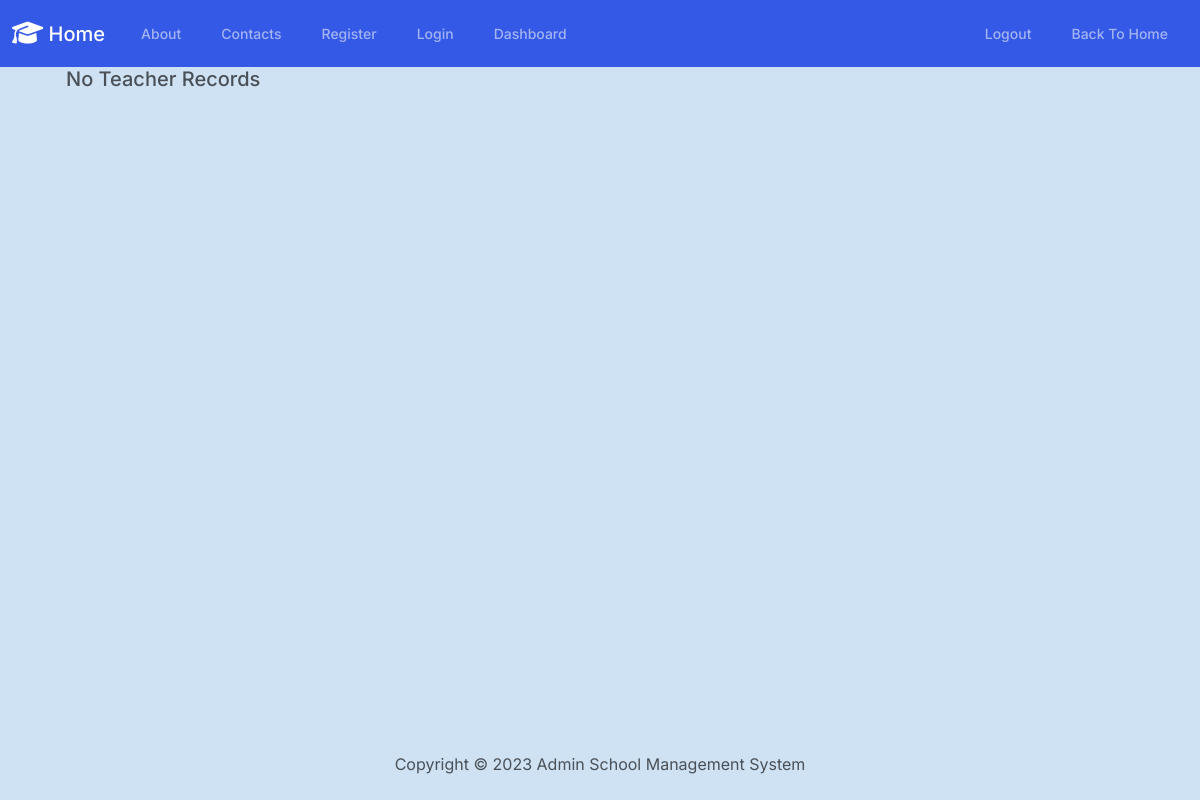
The app's page /teachers/teachers, older data.
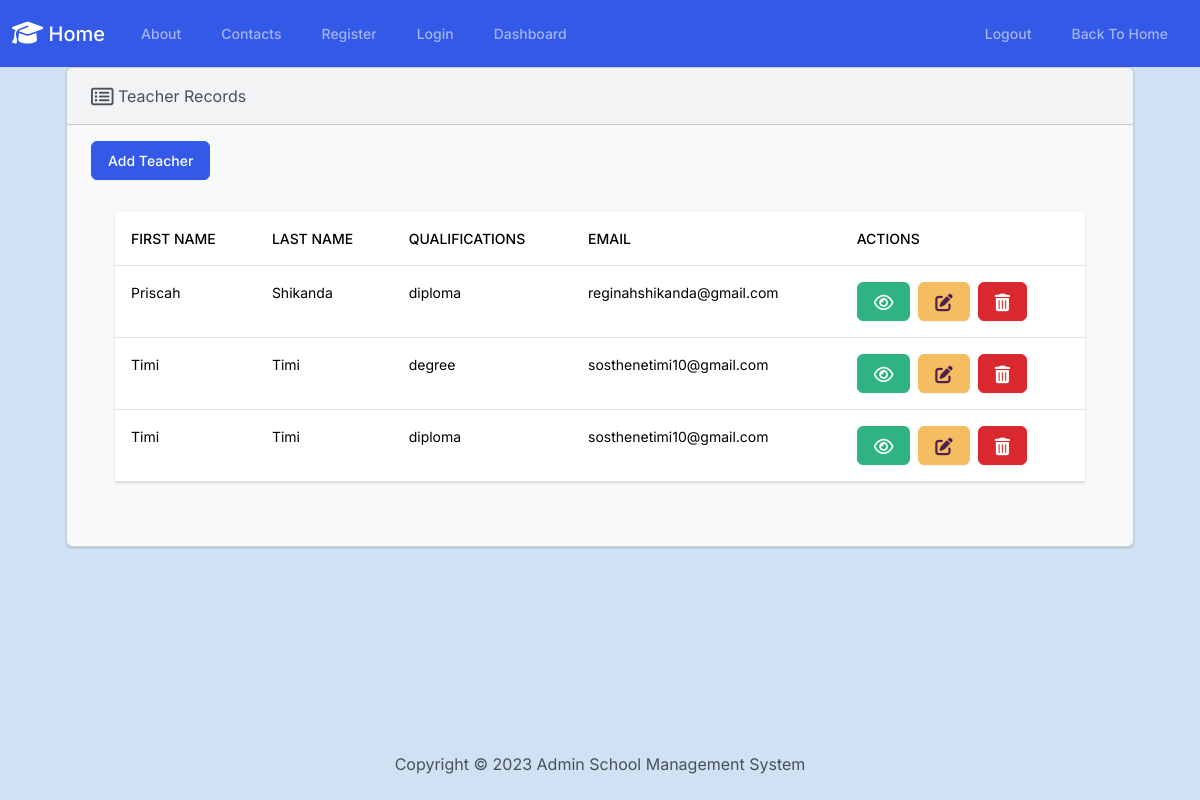
The same page, newer data.
### Teacher/models.py (models this page shows, shortened)
class Teacher(models.Model):
    firstName = models.CharField(max_length=50)
    lastName = models.CharField(max_length=50)
    qualifications = models.CharField(max_length=50, choices=QUALIFICATION_CHOICES, null=True, blank=True)
    email = models.CharField(max_length=50)

### Teacher/views.py (the view)
# urls.py: path('teachers', views.view_teachers, name='view_teachers'),
def view_teachers(request):
    teachers = Teacher.objects.all()
    context = {
        "teachers": teachers,
    }
    return render(request, 'teachers/view_teachers.html', context)

### templates/teachers/view_teachers.html (shortened to what this page needs)
{% extends "layout.html" %}
{% block content %}
<div class="row">
    <div class="col-12">
        {% if teachers %}
        <div class="card bg-light ms-4 me-4 mb-4">
            <div class="card-header">
                <i class="fa-regular fa-rectangle-list fa-lg"></i> Teacher Records
            </div>
            <div class="card-body">
                <p class="card-text">
                    <a href="{% url 'Teacher:create' %}" class="btn btn-primary">
                        Add Teacher</a>
                    <div class="card-body">
                        <table class="table table-hover">
                            <thead>
                                <tr>
                                    <th scope="col">First Name</th>
                                    <th scope="col">Last Name</th>
                                    <th scope="col">Qualifications</th>
                                    <th scope="col">Email</th>
                                    <th scope="col">Actions</th>
                                </tr>
                            </thead>
                            <tbody>
                                {% for teacher in teachers %}
                                <tr>
                                    <td>{{ teacher.firstName }}</td>
                                    <td>{{ teacher.lastName }}</td>
                                    <td>{{ teacher.qualifications }}</td>
                                    <td>{{ teacher.email }}</td>
                                    <td>
                                        <button type="button" class="btn btn-success me-1" data-bs-toggle="modal" data-bs-target="#myModal{{teacher.id}}">
                                        </button>
                                        <a class="btn btn-warning me-1" href="{% url 'Teacher:modified' teacher.id %}">
                                        </a>
                                        <button type="button" class="btn btn-danger" data-bs-toggle="modal" data-bs-target="#delete{{ teacher.id }}">
                                        </button>
                                    </td>
                                </tr>
                                {% endfor %}
                            </tbody>
                        </table>
                    </div>
                </p>
            </div>
        </div>
        {% for teacher in teachers %}
            </div>
            {% endfor %}
            {% else %}
            <h5 class="alert-primary ms-4 me-4">No Teacher Records</h5>
            {% endif %}
        </div>
    </div>
{% endblock %}

Row changes from the older to the newer data that the page shows:
added Teacher: firstName "Priscah", lastName "Shikanda", qualifications "diploma", email "reginahshikanda@gmail.com"
added Teacher: firstName "Timi", lastName "Timi", qualifications "degree", email "sosthenetimi10@gmail.com"
added Teacher: firstName "Timi", lastName "Timi", qualifications "diploma", email "sosthenetimi10@gmail.com"
Text that changed along with them:
text no longer shown: "No Teacher Records"
text now shown: "Teacher Records Add Teacher FIRST NAME LAST NAME QUALIFICATIONS EMAIL ACTIONS"
